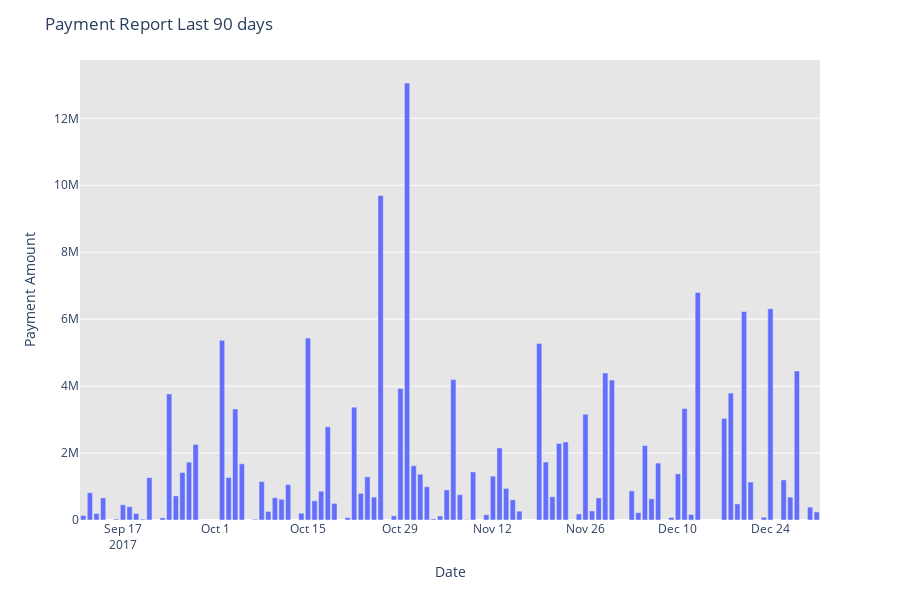

Notebook source saved alongside this figure:
### Code cell
fig = px.bar(df.tail(90), x="Date", y="Payment Amount", barmode='group', height=600)
fig.update_layout(title_text='Payment Report Last 90 days', plot_bgcolor='rgb(230, 230, 230)')
fig.show()
